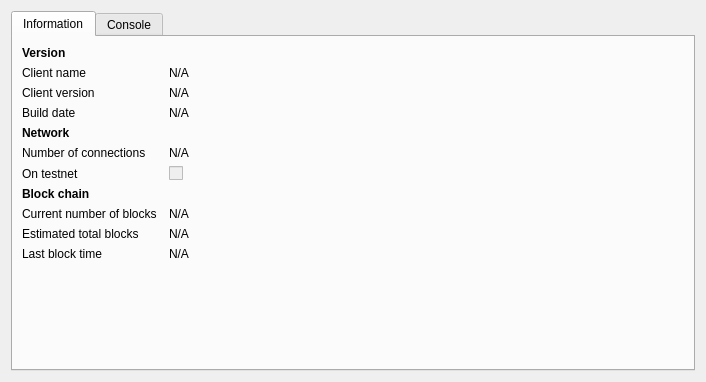
<?xml version="1.0" encoding="UTF-8"?>
<ui version="4.0">
 <class>RPCConsole</class>
 <widget class="QDialog" name="RPCConsole">
  <property name="geometry">
   <rect>
    <x>0</x>
    <y>0</y>
    <width>706</width>
    <height>382</height>
   </rect>
  </property>
  <property name="windowTitle">
   <string>Bitcoin debug window</string>
  </property>
  <layout class="QVBoxLayout" name="verticalLayout_2">
   <item>
    <widget class="QTabWidget" name="tabWidget">
     <property name="currentIndex">
      <number>0</number>
     </property>
     <widget class="QWidget" name="tab">
      <attribute name="title">
       <string>Information</string>
      </attribute>
      <layout class="QGridLayout" name="gridLayout" columnstretch="0,1">
       <property name="horizontalSpacing">
        <number>12</number>
       </property>
       <item row="1" column="0">
        <widget class="QLabel" name="label_5">
         <property name="text">
          <string>Client name</string>
         </property>
        </widget>
       </item>
       <item row="1" column="1">
        <widget class="QLabel" name="clientName">
         <property name="text">
          <string>N/A</string>
         </property>
         <property name="textFormat">
          <enum>Qt::PlainText</enum>
         </property>
         <property name="textInteractionFlags">
          <set>Qt::LinksAccessibleByMouse|Qt::TextSelectableByKeyboard|Qt::TextSelectableByMouse</set>
         </property>
        </widget>
       </item>
       <item row="2" column="0">
        <widget class="QLabel" name="label_6">
         <property name="text">
          <string>Client version</string>
         </property>
        </widget>
       </item>
       <item row="2" column="1">
        <widget class="QLabel" name="clientVersion">
         <property name="text">
          <string>N/A</string>
         </property>
         <property name="textFormat">
          <enum>Qt::PlainText</enum>
         </property>
         <property name="textInteractionFlags">
          <set>Qt::LinksAccessibleByMouse|Qt::TextSelectableByKeyboard|Qt::TextSelectableByMouse</set>
         </property>
        </widget>
       </item>
       <item row="0" column="0">
        <widget class="QLabel" name="label_9">
         <property name="font">
          <font>
           <weight>75</weight>
           <bold>true</bold>
          </font>
         </property>
         <property name="text">
          <string>Version</string>
         </property>
        </widget>
       </item>
       <item row="4" column="0">
        <widget class="QLabel" name="label_11">
         <property name="font">
          <font>
           <weight>75</weight>
           <bold>true</bold>
          </font>
         </property>
         <property name="text">
          <string>Network</string>
         </property>
        </widget>
       </item>
       <item row="5" column="0">
        <widget class="QLabel" name="label_7">
         <property name="text">
          <string>Number of connections</string>
         </property>
        </widget>
       </item>
       <item row="5" column="1">
        <widget class="QLabel" name="numberOfConnections">
         <property name="text">
          <string>N/A</string>
         </property>
         <property name="textFormat">
          <enum>Qt::PlainText</enum>
         </property>
         <property name="textInteractionFlags">
          <set>Qt::LinksAccessibleByMouse|Qt::TextSelectableByKeyboard|Qt::TextSelectableByMouse</set>
         </property>
        </widget>
       </item>
       <item row="6" column="0">
        <widget class="QLabel" name="label_8">
         <property name="text">
          <string>On testnet</string>
         </property>
        </widget>
       </item>
       <item row="6" column="1">
        <widget class="QCheckBox" name="isTestNet">
         <property name="enabled">
          <bool>false</bool>
         </property>
         <property name="text">
          <string/>
         </property>
        </widget>
       </item>
       <item row="7" column="0">
        <widget class="QLabel" name="label_10">
         <property name="font">
          <font>
           <weight>75</weight>
           <bold>true</bold>
          </font>
         </property>
         <property name="text">
          <string>Block chain</string>
         </property>
        </widget>
       </item>
       <item row="8" column="0">
        <widget class="QLabel" name="label_3">
         <property name="text">
          <string>Current number of blocks</string>
         </property>
        </widget>
       </item>
       <item row="8" column="1">
        <widget class="QLabel" name="numberOfBlocks">
         <property name="text">
          <string>N/A</string>
         </property>
         <property name="textFormat">
          <enum>Qt::PlainText</enum>
         </property>
         <property name="textInteractionFlags">
          <set>Qt::LinksAccessibleByMouse|Qt::TextSelectableByKeyboard|Qt::TextSelectableByMouse</set>
         </property>
        </widget>
       </item>
       <item row="9" column="0">
        <widget class="QLabel" name="label_4">
         <property name="text">
          <string>Estimated total blocks</string>
         </property>
        </widget>
       </item>
       <item row="9" column="1">
        <widget class="QLabel" name="totalBlocks">
         <property name="text">
          <string>N/A</string>
         </property>
         <property name="textFormat">
          <enum>Qt::PlainText</enum>
         </property>
         <property name="textInteractionFlags">
          <set>Qt::LinksAccessibleByMouse|Qt::TextSelectableByKeyboard|Qt::TextSelectableByMouse</set>
         </property>
        </widget>
       </item>
       <item row="10" column="0">
        <widget class="QLabel" name="label_2">
         <property name="text">
          <string>Last block time</string>
         </property>
        </widget>
       </item>
       <item row="10" column="1">
        <widget class="QLabel" name="lastBlockTime">
         <property name="text">
          <string>N/A</string>
         </property>
         <property name="textFormat">
          <enum>Qt::PlainText</enum>
         </property>
         <property name="textInteractionFlags">
          <set>Qt::LinksAccessibleByMouse|Qt::TextSelectableByKeyboard|Qt::TextSelectableByMouse</set>
         </property>
        </widget>
       </item>
       <item row="11" column="0">
        <spacer name="verticalSpacer">
         <property name="orientation">
          <enum>Qt::Vertical</enum>
         </property>
         <property name="sizeHint" stdset="0">
          <size>
           <width>20</width>
           <height>40</height>
          </size>
         </property>
        </spacer>
       </item>
       <item row="3" column="0">
        <widget class="QLabel" name="label_12">
         <property name="text">
          <string>Build date</string>
         </property>
        </widget>
       </item>
       <item row="3" column="1">
        <widget class="QLabel" name="buildDate">
         <property name="text">
          <string>N/A</string>
         </property>
        </widget>
       </item>
      </layout>
     </widget>
     <widget class="QWidget" name="tab_2">
      <attribute name="title">
       <string>Console</string>
      </attribute>
      <layout class="QVBoxLayout" name="verticalLayout_3">
       <property name="spacing">
        <number>3</number>
       </property>
       <item>
        <widget class="QTableWidget" name="messagesWidget">
         <property name="minimumSize">
          <size>
           <width>0</width>
           <height>100</height>
          </size>
         </property>
         <property name="tabKeyNavigation">
          <bool>false</bool>
         </property>
         <property name="selectionBehavior">
          <enum>QAbstractItemView::SelectRows</enum>
         </property>
         <property name="columnCount">
          <number>2</number>
         </property>
         <attribute name="horizontalHeaderVisible">
          <bool>false</bool>
         </attribute>
         <attribute name="verticalHeaderVisible">
          <bool>false</bool>
         </attribute>
         <column/>
         <column/>
        </widget>
       </item>
       <item>
        <layout class="QHBoxLayout" name="horizontalLayout">
         <property name="spacing">
          <number>3</number>
         </property>
         <item>
          <widget class="QLabel" name="label">
           <property name="text">
            <string>&gt;</string>
           </property>
          </widget>
         </item>
         <item>
          <widget class="QLineEdit" name="lineEdit"/>
         </item>
         <item>
          <widget class="QPushButton" name="clearButton">
           <property name="maximumSize">
            <size>
             <width>24</width>
             <height>24</height>
            </size>
           </property>
           <property name="toolTip">
            <string>Clear console</string>
           </property>
           <property name="text">
            <string/>
           </property>
           <property name="icon">
            <iconset resource="../bitcoin.qrc">
             <normaloff>:/icons/clear</normaloff>:/icons/clear</iconset>
           </property>
           <property name="shortcut">
            <string notr="true">Ctrl+L</string>
           </property>
           <property name="autoDefault">
            <bool>false</bool>
           </property>
          </widget>
         </item>
        </layout>
       </item>
      </layout>
     </widget>
    </widget>
   </item>
  </layout>
 </widget>
 <resources>
  <include location="../bitcoin.qrc"/>
 </resources>
 <connections/>
</ui>
